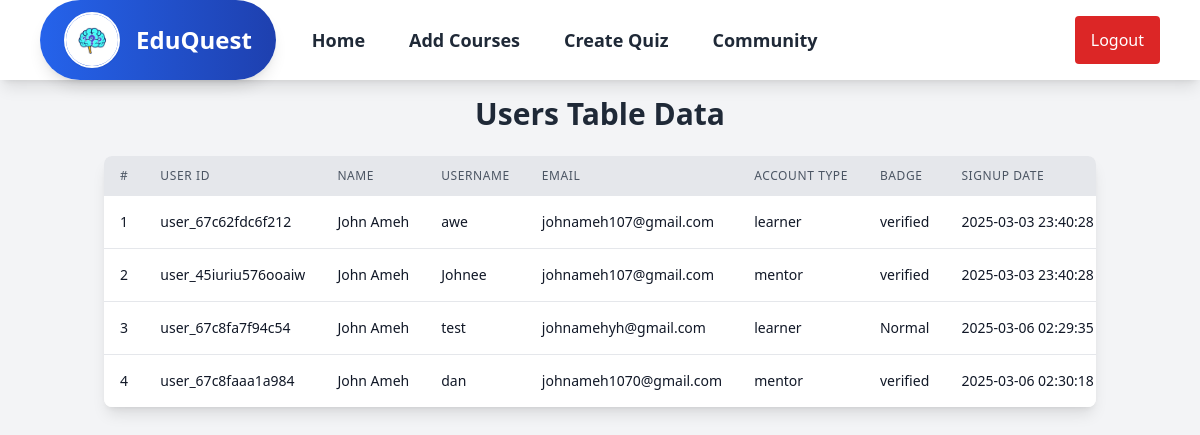
Page /admin/users.php on the earlier database version.
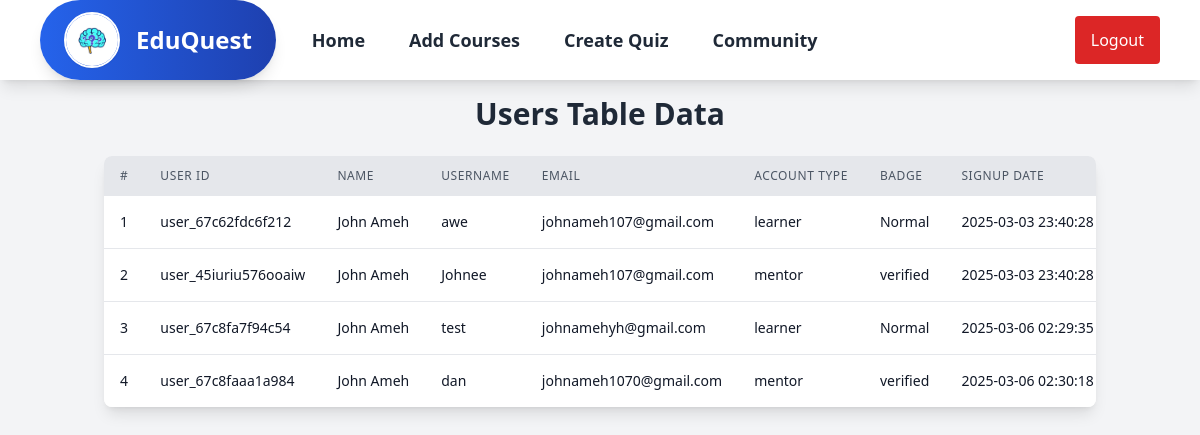
Same page on the later database version.
### tables this page shows
CREATE TABLE `users` (
  `id` int(100) NOT NULL,
  `user_id` varchar(30) NOT NULL,
  `username` varchar(30) NOT NULL,
  `name` varchar(50) NOT NULL,
  `email` varchar(50) NOT NULL,
  `password` varchar(255) NOT NULL,
  `bio` varchar(255) NOT NULL,
  `image_path` varchar(255) NOT NULL,
  `account_type` varchar(30) NOT NULL,
  `badge` varchar(255) NOT NULL,
  `score` int(11) NOT NULL DEFAULT 0,
  `level` int(11) DEFAULT 1,
  `completed_courses` text DEFAULT '[]',
  `fb` varchar(50) NOT NULL,
  `tw` varchar(50) NOT NULL,
  `yt` varchar(50) NOT NULL,
  `date` date DEFAULT NULL,
  `is_active` tinyint(1) DEFAULT 0,
  `signup_date` datetime DEFAULT current_timestamp()
);

### admin/users.php (the view, shortened to what this page needs)
<?php
include("./assets/header_admin.php");
$servername = "localhost";
$username = "root";
$password = "";
$dbname = "learning_app";
$conn = new mysqli($servername, $username, $password, $dbname);
$sql = "SELECT user_id, name, username, email, account_type, badge, signup_date FROM users WHERE account_type != 'admin'";
$result = $conn->query($sql);
?>
<!DOCTYPE html>
<html lang="en">
<head>
    <script src="https://cdn.tailwindcss.com"></script>
</head>
<body class="bg-gray-100 font-sans">
    <div class="container mx-auto p-4">
        <h1 class="text-3xl font-bold text-center mb-6 text-gray-800">Users Table Data</h1>
        <div class="bg-white shadow-lg rounded-lg overflow-hidden">
            <div class="overflow-x-auto overflow-y-auto">
                <table class="min-w-full">
                    <thead class="bg-gray-200">
                        <tr>
                            <th class="px-4 py-3 text-left text-xs font-medium text-gray-600 uppercase tracking-wider whitespace-nowrap">#</th>
                            <th class="px-4 py-3 text-left text-xs font-medium text-gray-600 uppercase tracking-wider whitespace-nowrap">User ID</th>
                            <th class="px-4 py-3 text-left text-xs font-medium text-gray-600 uppercase tracking-wider whitespace-nowrap">Name</th>
                            <th class="px-4 py-3 text-left text-xs font-medium text-gray-600 uppercase tracking-wider whitespace-nowrap">Username</th>
                            <th class="px-4 py-3 text-left text-xs font-medium text-gray-600 uppercase tracking-wider whitespace-nowrap">Email</th>
                            <th class="px-4 py-3 text-left text-xs font-medium text-gray-600 uppercase tracking-wider whitespace-nowrap">Account Type</th>
                            <th class="px-4 py-3 text-left text-xs font-medium text-gray-600 uppercase tracking-wider whitespace-nowrap">Badge</th>
                            <th class="px-4 py-3 text-left text-xs font-medium text-gray-600 uppercase tracking-wider whitespace-nowrap">Signup Date</th>
                        </tr>
                    </thead>
                    <tbody class="bg-white divide-y divide-gray-200">
                        <?php
                        if ($result->num_rows > 0) {
                            $counter = 1;
                            while ($row = $result->fetch_assoc()) {
                                echo "<tr class='hover:bg-gray-50 transition-colors'>";
                                echo "<td class='px-4 py-3 text-sm text-gray-900 whitespace-nowrap'>$counter</td>";
                                echo "<td class='px-4 py-3 text-sm text-gray-900 whitespace-nowrap'>" . htmlspecialchars($row['user_id']) . "</td>";
                                echo "<td class='px-4 py-3 text-sm text-gray-900 whitespace-nowrap'>" . htmlspecialchars($row['name']) . "</td>";
                                echo "<td class='px-4 py-3 text-sm text-gray-900 whitespace-nowrap'>" . htmlspecialchars($row['username']) . "</td>";
                                echo "<td class='px-4 py-3 text-sm text-gray-900 whitespace-nowrap'>" . htmlspecialchars($row['email']) . "</td>";
                                echo "<td class='px-4 py-3 text-sm text-gray-900 whitespace-nowrap'>" . htmlspecialchars($row['account_type']) . "</td>";
                                echo "<td class='px-4 py-3 text-sm text-gray-900 whitespace-nowrap'>" . htmlspecialchars($row['badge']) . "</td>";
                                echo "<td class='px-4 py-3 text-sm text-gray-900 whitespace-nowrap'>" . htmlspecialchars($row['signup_date']) . "</td>";
                                echo "</tr>";
                                $counter++;
                            }
                        } else {
                            echo "<tr><td colspan='9' class='px-4 py-3 text-sm text-gray-900 text-center'>No data found in the users table.</td></tr>";
                        }
                        ?>
                    </tbody>
                </table>
            </div>
        </div>
    </div>
</body>
</html>

Differences in the rows shown:
changed users "user_67c62fdc6f212": badge "verified" → "Normal"
